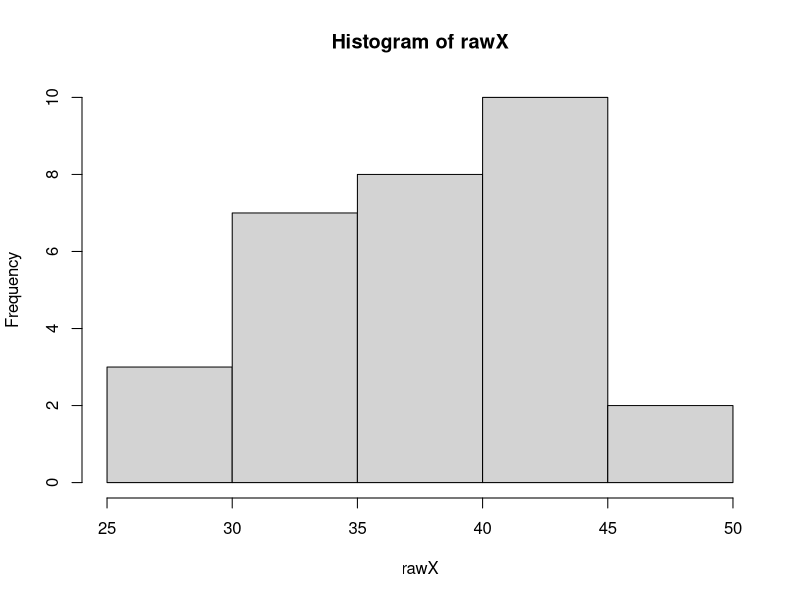

R code for this plot:
# Demonstrate how to use normal distribution in R
set.seed(579829)

# Population parameters
true_mean <- 37.9
true_sd <- 4.56

# Generate random samples from a normal distribution
nsamples <- 30
rawX <- rnorm(nsamples, mean = true_mean, sd=true_sd)

cat(sprintf("length: %d\n", length(rawX)))
cat(sprintf("mode: %s\n", mode(rawX)))
cat(sprintf("storage.mode: %s\n", storage.mode(rawX)))

odir_plot <- "plots"
opath <- file.path(odir_plot, 'hist_raw.pdf')
pdf(opath, onefile=TRUE)
hist(rawX)
dev.off()
